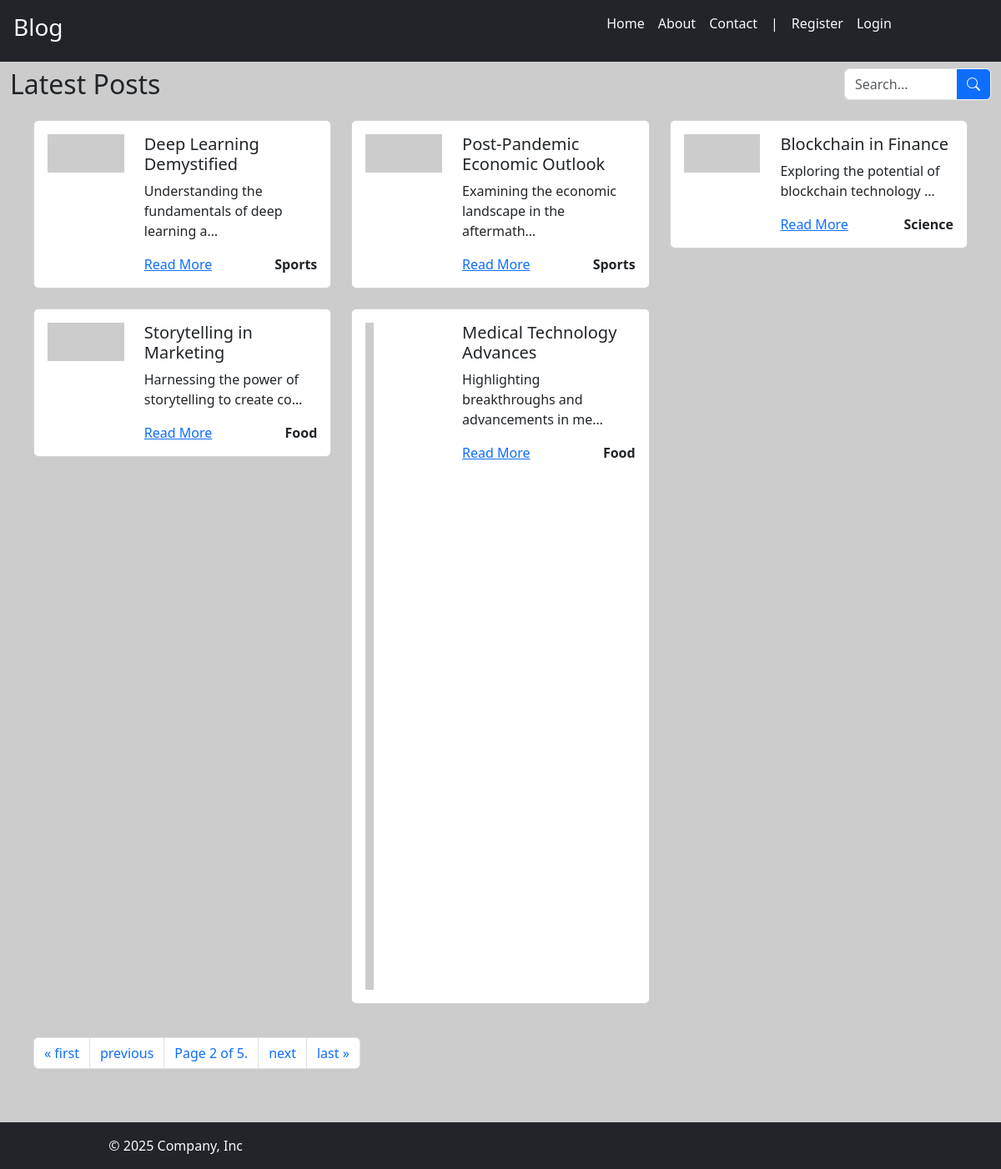
Screenshot of /?page=2 with the database file from the repository.
### blog/models.py (models this page shows, shortened)
class Post(models.Model):
    title = models.CharField(max_length=100)
    content = models.TextField()
    if settings.MACHINE_ENV == "local":
        image = models.ImageField(max_length=500, null=True, blank=True,upload_to="posts/images")
    else:
        image = models.CharField(max_length=500, null=True, blank=True)
    created_at = models.DateTimeField(auto_now_add=True)
    slug = models.SlugField(max_length=255,unique=True)
    category = models.ForeignKey(Category, on_delete=models.CASCADE)
    user = models.ForeignKey(User,on_delete=models.CASCADE,null=True)
    is_published = models.BooleanField(default=False)
    @property
    def formatted_img_url(self):
        url = self.image if self.image.__str__().startswith(('http://','https://')) else self.image.url
        return url

class Category(models.Model):
    name = models.CharField(max_length=100)

### blog/views.py (the view)
# urls.py: path("", views.index, name="index"),
def index(request):
    posts = Post.objects.filter(is_published=True)
    paginator = Paginator(posts, 5)
    pg_number = request.GET.get("page")
    pg_obj = paginator.get_page(pg_number)
    return render(request, "blog/index.html", {"pg_obj": pg_obj})

### blog/templates/blog/index.html (shortened to what this page needs)
{% extends 'blog/base.html'%} {% block content %}
<div class="container-fluid">
  <div class="row my-2">
    <div class="col">
      <h2>Latest Posts</h2>
    </div>
    <div class="col col-sm-5 col-md-3 col-lg-2">
      <div class="input-group">
        <input
          type="text"
          class="form-control"
          placeholder="Search..."
          aria-label="Search"
        />
        <button
          class="btn btn-outline-light btn-primary"
          type="button"
          id="button-search"
        >
          <i class="bi bi-search"></i>
        </button>
      </div>
    </div>
  </div>
  <div class="row m-3">
    {% if pg_obj %} {% for post in pg_obj %}
    <div class="col-12 col-sm-6 col-lg-4 mb-4">
      <div class="card">
        <div class="card-body">
          <div class="row">
            <div class="col-md-4">
              <img src="{{post.formatted_img_url}}" class="img-fluid" alt="..." />
            </div>
            <div class="col-md-8">
              <h5 class="card-title">{{post.title}}</h5>
              <p class="card-text">{{post.content|truncatechars:50}}</p>
              <div class="d-flex justify-content-between">
                <a href="{% url 'blog:detail' slug=post.slug %}">Read More</a>
                <a class="text-decoration-none text-dark fw-bold" href="#"
                  >{{post.category.name}}</a
                >
              </div>
            </div>
          </div>
        </div>
      </div>
    </div>
    {% endfor %}
    <div class="col-12 my-3">
      {% if pg_obj.has_other_pages %}
      <nav aria-label="Page navigation">
        <ul class="pagination">
          {% if pg_obj.has_previous %}
          <li class="page-item">
            <a class="page-link" href="?page=1" aria-label="First">
              <span aria-hidden="true">&laquo; first</span>
            </a>
          </li>
          <li class="page-item">
            <a
              class="page-link"
              href="?page={{pg_obj.previous_page_number}}"
              aria-label="Previous"
            >
              <span aria-hidden="true">previous</span>
            </a>
          </li>
          {% endif %}
          <li class="page-item">
            <span class="page-link"
              >Page {{pg_obj.number}} of {{pg_obj.paginator.num_pages}}.</span
            >
          </li>
          {% if pg_obj.has_next%}
          <li class="page-item">
            <a
              class="page-link"
              href="?page={{pg_obj.next_page_number}}"
              aria-label="Next"
            >
              <span aria-hidden="true">next</span>
            </a>
          </li>
          <li class="page-item">
            <a
              class="page-link"
              href="?page={{pg_obj.paginator.num_pages}}"
              aria-label="Last"
            >
              <span aria-hidden="true">last &raquo;</span>
            </a>
          </li>
          {% endif%}
        </ul>
      </nav>
      {%endif%}
    </div>
    {% else %}
    <p>No post available</p>
    <p>{% endif %}</p>
  </div>
</div>
{% endblock %}

### blog/static/blog/css/style.css (style rules this page uses)
body { background-color: #cccccc; }

### rows the page displays
Post: title "Deep Learning Demystified", content "Understanding the fundamentals of deep learning a…", category.name "Sports"
Post: title "Post-Pandemic Economic Outlook", content "Examining the economic landscape in the aftermath…", category.name "Sports"
Post: title "Blockchain in Finance", content "Exploring the potential of blockchain technology …", category.name "Science"
Post: title "Storytelling in Marketing", content "Harnessing the power of storytelling to create co…", category.name "Food"
Post: title "Medical Technology Advances", content "Highlighting breakthroughs and advancements in me…", category.name "Food"

### other values shown
{{ pg_obj.number }} "2"
{{ pg_obj.paginator.num_pages }} "5"
